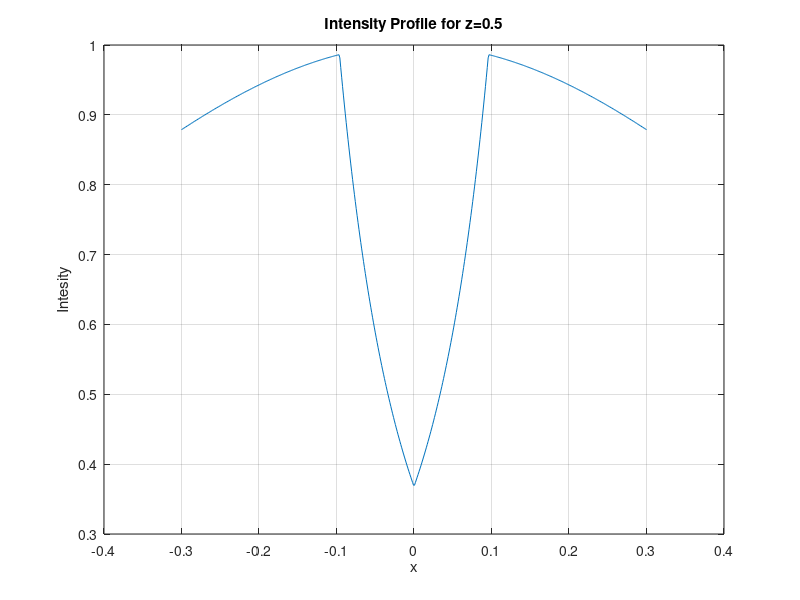
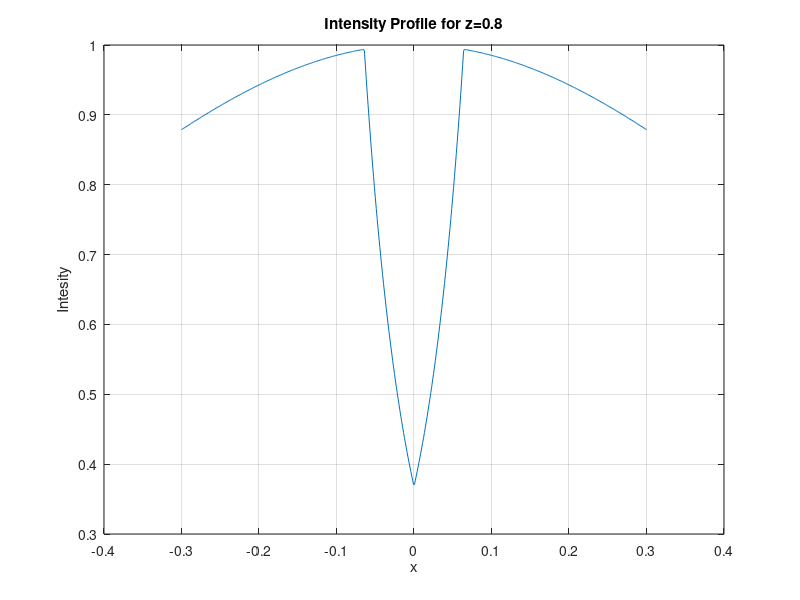

Recreate these plots in MATLAB, in order.
clear all
% For z=0.5
I0=1;
x=linspace(-0.3,0.3,512);
q=atand(x/1);
Ix=zeros(512,1)
for i=1:512
if(and(0.6*tand(q(i))>=-0.1/sqrt(3),0.6*tand(q(i))<=0.1/sqrt(3)) )
    co=I0*cosd(q(i))^3;
    a=0.1/cosd(q(i));
    bnum=sqrt(3)*0.5;
    bdem=((cosd(q(i))^2)/abs(sind(q(i))))-sqrt(3)/cosd(q(i));
    Ix(i)=co*exp(-10*(a-bnum/bdem));
else
    Ix(i)=I0*cosd(q(i))^3;
    x(i)
end
end

plot(x,Ix)
title('Intensity Profile for z=0.5')
xlabel("x")
ylabel("Intesity")
grid on
figure()
%%-----------------------------
% For z=0.8

I0=1;
x=linspace(-0.3,0.3,512);
q=atand(x/1);
Ix=zeros(512,1)
for i=1:512
if(and(0.9*tand(q(i))>=-0.1/sqrt(3),0.9*tand(q(i))<=0.1/sqrt(3)) )
    co=I0*cosd(q(i))^3;
    a=0.1/cosd(q(i));
    bnum=sqrt(3)*0.8;
    bdem=((cosd(q(i))^2)/abs(sind(q(i))))-sqrt(3)/cosd(q(i));
    Ix(i)=co*exp(-10*(a-bnum/bdem));
else
    Ix(i)=I0*cosd(q(i))^3;
    x(i)
end
end

plot(x,Ix)
title('Intensity Profile for z=0.8');
xlabel("x");
ylabel("Intesity")
grid on

        
